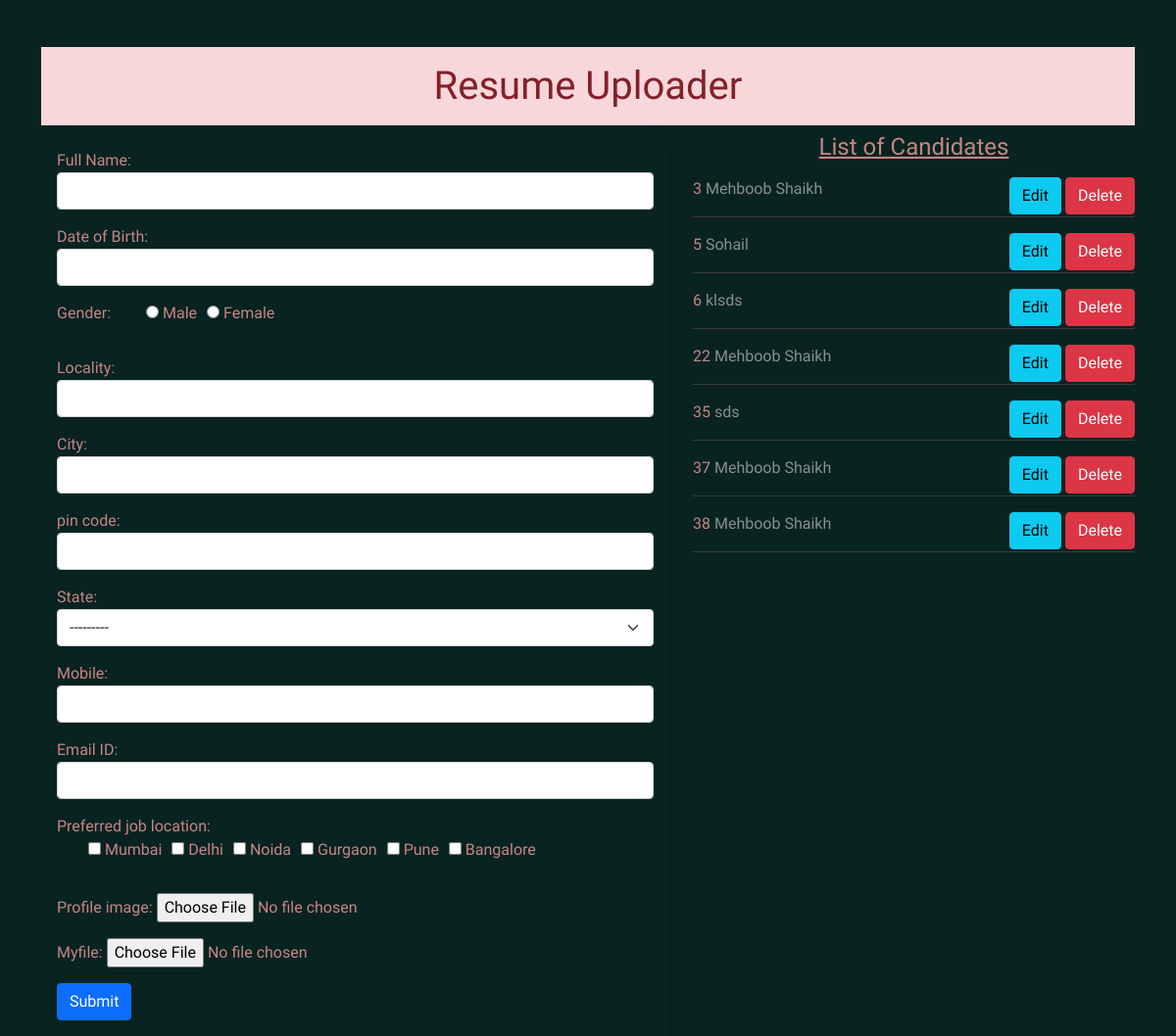
The page / on the database its author committed.
### app/models.py (models this page shows)
class Resume(models.Model):
    name = models.CharField(max_length=100)
    dob = models.DateField(auto_now=False,auto_now_add=False)
    gender = models.CharField(max_length=20)
    locality = models.CharField(max_length=100)
    city = models.CharField(max_length=100)
    pin = models.PositiveIntegerField()
    state = models.CharField(choices= STATE_CHOICE,max_length=50)
    mobile = models.PositiveIntegerField()
    email = models.EmailField()
    job_city = models.CharField(max_length=100)
    profile_image = models.ImageField(upload_to='profileImage',blank=True)
    myfile = models.FileField(upload_to='document',blank=True)

### app/views.py (the view, shortened to what this page needs)
# urls.py: path('', views.Home.as_view(), name='home'),
class Home(View):
    def get(self,request):
        fm = ResumeForm()
        candidates = Resume.objects.all()
        return render(request,'home.html',{'fm':fm,'candidates':candidates})

### app/forms.py
class ResumeForm(forms.ModelForm):
    gender = forms.ChoiceField(choices=GENDER_CHOICES,widget=forms.RadioSelect(attrs={'id':'gender'}))
    job_city = forms.MultipleChoiceField(label='Preferred job location', choices=JOB_CHOICES,widget=forms.CheckboxSelectMultiple(attrs={'id':'job_city'}))
    class Meta:
        model = Resume
        fields = "__all__"
        labels = {'name':'Full Name','dob':'Date of Birth','pin':'pin code','mpbile':'Mobile No','email':'Email ID'}
        widgets = {'name':forms.TextInput(attrs={'class':'form-control','id':'name'}),
                   'dob':forms.DateInput(attrs={'class':'form-control','id':'datepicker'}),
                    'locality':forms.TextInput(attrs={'class':'form-control','id':'locality'}),
                    'city':forms.TextInput(attrs={'class':'form-control','id':'city'}),
                    'pin':forms.NumberInput(attrs={'class':'form-control','id':'pin'}),
                    'state':forms.Select(attrs={'class':'form-select','id':'state'}),
                    'mobile':forms.NumberInput(attrs={'class':'form-control','id':'mobile'}),
                    'email':forms.EmailInput(attrs={'class':'form-control','id':'email'})}

### app/templates/home.html (shortened to what this page needs)
{% extends 'basic.html' %}
{% block body %}
<div class="container mt-5">
<h1 class="alert-danger text-center p-3"> Resume Uploader </h1>
<div class="row">
<div class="col-sm-7">
<form action="" method="post" enctype="multipart/form-data" class="shadow p-3">
{% for f in fm %}
<div class="form-group mb-3">
{{f.label_tag}} {{f}} <small class="danger"> {{f.errors|striptags}} </small>
</div>
{% endfor %}
<input type="submit" value="Submit" class="btn btn-primary" id="btnsave">
</form>
</div>
<div class="col-sm-5">
<h4 class="text-center mb-3"> <u> List of Candidates </u> </h4>
{% for candidate in candidates %}
{{candidate.id}} <a href="{% url 'candidate' candidate.id %}" class="nm"> {{candidate.name}}</a>
<div class="float-end">
<a href="{% url 'update' candidate.id %}" class="btn btn-info"> Edit </a>
<a href="{% url 'delete' candidate.id %}" class="btn btn-danger"> Delete </a>
</div>
<hr>
{% endfor %}
</div>
</div>
</div>
{% endblock body %}

### app/static/style.css (style rules this page uses)
#gender,#job_city { list-style-type: none; display: inline-flex; }
#gender > li { padding-right: 10px; }
#job_city > li { padding-right: 10px; }
body { background-color: rgb(9 35 33); color: #c58686; font-family: 'Goblin One', cursive; }
.nm { text-decoration: none; color:#888f90 }

### rows shown on the page
Resume: id "3", name "Mehboob Shaikh"
Resume: id "5", name "Sohail"
Resume: id "6", name "klsds"
Resume: id "22", name "Mehboob Shaikh"
Resume: id "35", name "sds"
Resume: id "37", name "Mehboob Shaikh"
Resume: id "38", name "Mehboob Shaikh"

### other values the page prints
{{ f.label_tag }} "Full Name:" "Date of Birth:" "Gender:" "Locality:" "City:" "pin code:" "State:" "Mobile:" "Email ID:" "Preferred job location:" "Profile image:" "Myfile:"
